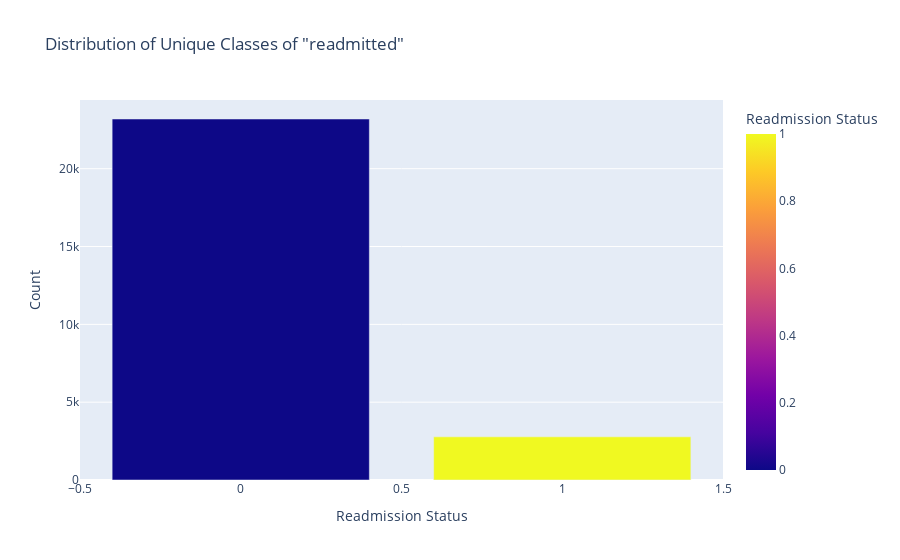

The cell this chart's notebook holds for it:
### Markdown cell above
#### Plot the distribution of unique classes of the target variable, i.e., readmitted.

### Code cell
import plotly.express as px

# Make a DataFrame containing the counts of every distinct "readmitted" class.
readmitted_counts = df['readmitted'].value_counts().reset_index()
readmitted_counts.columns = ['Readmission Status', 'Count']

# With Plotly, created an interactive bar chart.
fig = px.bar(readmitted_counts, x='Readmission Status', y='Count', color='Readmission Status',
             title='Distribution of Unique Classes of "readmitted"',
             labels={'Count': 'Count'},
             color_discrete_map={'NO': 'lightblue', '>30': 'lightgreen', '<30': 'lightcoral'})

fig.show()

### Figure 1 — Plotly figure (JSON) as saved in the notebook; plotly's stock layout.template omitted (floating-point values rounded to 4 significant figures)
{"data": [{"alignmentgroup": "True", "hovertemplate": "Readmission Status=%{marker.color}<br>Count=%{y}<extra></extra>", "legendgroup": "", "marker": {"color": [0, 1], "coloraxis": "coloraxis", "pattern": {"shape": ""}}, "name": "", "offsetgroup": "", "orientation": "v", "showlegend": false, "textposition": "auto", "type": "bar", "x": [0, 1], "xaxis": "x", "y": [23194, 2773], "yaxis": "y"}], "layout": {"barmode": "relative", "coloraxis": {"colorbar": {"title": {"text": "Readmission Status"}}, "colorscale": [[0, "#0d0887"], [0.1111, "#46039f"], [0.2222, "#7201a8"], [0.3333, "#9c179e"], [0.4444, "#bd3786"], [0.5556, "#d8576b"], [0.6667, "#ed7953"], [0.7778, "#fb9f3a"], [0.8889, "#fdca26"], [1, "#f0f921"]]}, "legend": {"tracegroupgap": 0}, "title": {"text": "Distribution of Unique Classes of \"readmitted\""}, "xaxis": {"anchor": "y", "domain": [0, 1], "title": {"text": "Readmission Status"}}, "yaxis": {"anchor": "x", "domain": [0, 1], "title": {"text": "Count"}}}}
